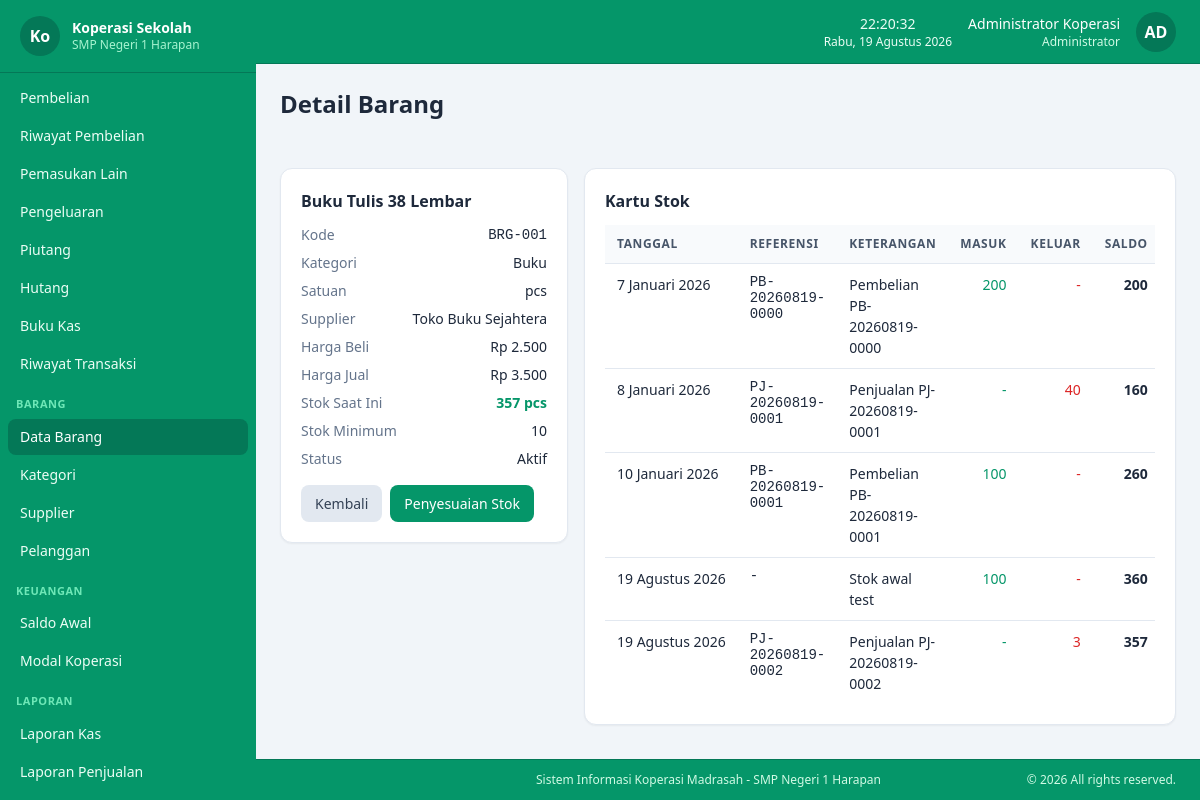
/master/barang/show/1 (signed in), run on the app's committed database.
### tables this page shows
CREATE TABLE koperasi_profile (
  id             TINYINT UNSIGNED NOT NULL DEFAULT 1,
  nama_koperasi  VARCHAR(100)     NOT NULL DEFAULT '',
  nama_sekolah   VARCHAR(150)     NOT NULL DEFAULT '',
  alamat         TEXT             NULL,
  telepon        VARCHAR(30)      NULL,
  email          VARCHAR(100)     NULL,
  logo           VARCHAR(255)     NULL,
  nama_ketua     VARCHAR(100)     NULL,
  nama_bendahara VARCHAR(100)     NULL,
  created_at     TIMESTAMP        NOT NULL DEFAULT CURRENT_TIMESTAMP,
  updated_at     TIMESTAMP        NOT NULL DEFAULT CURRENT_TIMESTAMP ON UPDATE CURRENT_TIMESTAMP,
  PRIMARY KEY (id)
);

CREATE TABLE users (
  id                   BIGINT UNSIGNED NOT NULL AUTO_INCREMENT,
  role_id              TINYINT UNSIGNED NOT NULL,
  username             VARCHAR(50)      NOT NULL UNIQUE,
  name                 VARCHAR(100)     NOT NULL,
  password_hash        VARCHAR(255)     NOT NULL,
  must_change_password TINYINT(1)       NOT NULL DEFAULT 0,
  is_active            TINYINT(1)       NOT NULL DEFAULT 1,
  created_at           TIMESTAMP        NOT NULL DEFAULT CURRENT_TIMESTAMP,
  updated_at           TIMESTAMP        NOT NULL DEFAULT CURRENT_TIMESTAMP ON UPDATE CURRENT_TIMESTAMP,
  PRIMARY KEY (id),
  CONSTRAINT fk_users_role FOREIGN KEY (role_id) REFERENCES roles(id) ON UPDATE CASCADE
);

CREATE TABLE roles (
  id            TINYINT UNSIGNED NOT NULL AUTO_INCREMENT,
  name          VARCHAR(50)      NOT NULL UNIQUE,
  description   VARCHAR(255)     NULL,
  created_at    TIMESTAMP        NOT NULL DEFAULT CURRENT_TIMESTAMP,
  updated_at    TIMESTAMP        NOT NULL DEFAULT CURRENT_TIMESTAMP ON UPDATE CURRENT_TIMESTAMP,
  PRIMARY KEY (id)
);

CREATE TABLE products (
  id            BIGINT UNSIGNED  NOT NULL AUTO_INCREMENT,
  kode          VARCHAR(30)      NOT NULL UNIQUE,
  barcode       VARCHAR(50)      NULL,
  name          VARCHAR(150)     NOT NULL,
  category_id   BIGINT UNSIGNED  NULL,
  satuan        VARCHAR(20)      NOT NULL DEFAULT 'pcs',
  harga_beli    DECIMAL(15,2)    NOT NULL DEFAULT 0,
  harga_jual    DECIMAL(15,2)    NOT NULL DEFAULT 0,
  stock         DECIMAL(12,2)    NOT NULL DEFAULT 0,
  stock_minimum DECIMAL(12,2)    NOT NULL DEFAULT 0,
  supplier_id   BIGINT UNSIGNED  NULL,
  is_active     TINYINT(1)       NOT NULL DEFAULT 1,
  created_at    TIMESTAMP        NOT NULL DEFAULT CURRENT_TIMESTAMP,
  updated_at    TIMESTAMP        NOT NULL DEFAULT CURRENT_TIMESTAMP ON UPDATE CURRENT_TIMESTAMP,
  PRIMARY KEY (id),
  KEY idx_products_name (name),
  KEY idx_products_category (category_id),
  KEY idx_products_supplier (supplier_id),
  CONSTRAINT fk_products_category FOREIGN KEY (category_id) REFERENCES categories(id) ON DELETE SET NULL ON UPDATE CASCADE,
  CONSTRAINT fk_products_supplier FOREIGN KEY (supplier_id) REFERENCES suppliers(id) ON DELETE SET NULL ON UPDATE CASCADE
);

CREATE TABLE categories (
  id         BIGINT UNSIGNED NOT NULL AUTO_INCREMENT,
  name       VARCHAR(100)    NOT NULL,
  type       ENUM('barang','pemasukan','pengeluaran') NOT NULL,
  created_at TIMESTAMP       NOT NULL DEFAULT CURRENT_TIMESTAMP,
  updated_at TIMESTAMP       NOT NULL DEFAULT CURRENT_TIMESTAMP ON UPDATE CURRENT_TIMESTAMP,
  PRIMARY KEY (id),
  UNIQUE KEY uq_category (type, name),
  KEY idx_categories_type (type)
);

CREATE TABLE suppliers (
  id         BIGINT UNSIGNED NOT NULL AUTO_INCREMENT,
  name       VARCHAR(150)    NOT NULL,
  phone      VARCHAR(30)     NULL,
  address    TEXT            NULL,
  is_active  TINYINT(1)      NOT NULL DEFAULT 1,
  created_at TIMESTAMP       NOT NULL DEFAULT CURRENT_TIMESTAMP,
  updated_at TIMESTAMP       NOT NULL DEFAULT CURRENT_TIMESTAMP ON UPDATE CURRENT_TIMESTAMP,
  PRIMARY KEY (id),
  KEY idx_suppliers_name (name)
);

CREATE TABLE stock_movements (
  id           BIGINT UNSIGNED NOT NULL AUTO_INCREMENT,
  product_id   BIGINT UNSIGNED NOT NULL,
  tahun_ajaran VARCHAR(9)      NOT NULL,
  tanggal      DATE            NOT NULL,
  no_referensi VARCHAR(30)     NULL,
  type         ENUM('masuk','keluar','penyesuaian') NOT NULL,
  qty          DECIMAL(12,2)   NOT NULL DEFAULT 0,
  keterangan   VARCHAR(255)    NULL,
  status       ENUM('AKTIF','DIBATALKAN') NOT NULL DEFAULT 'AKTIF',
  user_id      BIGINT UNSIGNED NULL,
  created_at   TIMESTAMP       NOT NULL DEFAULT CURRENT_TIMESTAMP,
  updated_at   TIMESTAMP       NOT NULL DEFAULT CURRENT_TIMESTAMP ON UPDATE CURRENT_TIMESTAMP,
  PRIMARY KEY (id),
  KEY idx_stock_product (product_id),
  KEY idx_stock_tahun_ajaran (tahun_ajaran),
  KEY idx_stock_tanggal (tanggal),
  KEY idx_stock_status (status),
  CONSTRAINT fk_stock_product FOREIGN KEY (product_id) REFERENCES products(id) ON DELETE RESTRICT ON UPDATE CASCADE
);

### app/views/barang/detail.php (the view, shortened to what the rows shown need)
<?php $canEdit = has_role('Administrator') || has_role('Bendahara'); ?>
<div class="grid grid-cols-1 lg:grid-cols-3 gap-4">
    <div class="lg:col-span-1 space-y-4">
        <div class="bg-white rounded-xl shadow-sm border border-slate-200 p-5">
            <h2 class="font-semibold text-slate-800 mb-3"><?= e($barang['name']) ?></h2>
            <dl class="text-sm space-y-2">
                <div class="flex justify-between"><dt class="text-slate-500">Kode</dt><dd class="font-mono"><?= e($barang['kode']) ?></dd></div>
                <div class="flex justify-between"><dt class="text-slate-500">Kategori</dt><dd><?= e($barang['kategori'] ?? '-') ?></dd></div>
                <div class="flex justify-between"><dt class="text-slate-500">Satuan</dt><dd><?= e($barang['satuan']) ?></dd></div>
                <div class="flex justify-between"><dt class="text-slate-500">Supplier</dt><dd><?= e($barang['supplier_name'] ?? '-') ?></dd></div>
                <div class="flex justify-between"><dt class="text-slate-500">Harga Beli</dt><dd><?= rupiah($barang['harga_beli']) ?></dd></div>
                <div class="flex justify-between"><dt class="text-slate-500">Harga Jual</dt><dd><?= rupiah($barang['harga_jual']) ?></dd></div>
                <div class="flex justify-between"><dt class="text-slate-500">Stok Saat Ini</dt><dd class="font-bold <?= (float)$barang['stock'] <= (float)$barang['stock_minimum'] ? 'text-red-600' : 'text-emerald-600' ?>"><?= angka($barang['stock']) ?> <?= e($barang['satuan']) ?></dd></div>
                <div class="flex justify-between"><dt class="text-slate-500">Stok Minimum</dt><dd><?= angka($barang['stock_minimum']) ?></dd></div>
                <div class="flex justify-between"><dt class="text-slate-500">Status</dt><dd><?= (int)$barang['is_active'] === 1 ? 'Aktif' : 'Nonaktif' ?></dd></div>
            </dl>
            <div class="flex gap-2 mt-4">
                <a href="<?= url('barang') ?>" class="btn btn-secondary"><?= icon('chevron-left', 'w-4 h-4') ?> Kembali</a>
                <?php if ($canEdit): ?>
                    <a href="<?= url('barang', ['action' => 'adjust', 'id' => $barang['id']]) ?>" class="btn btn-primary"><?= icon('sliders', 'w-4 h-4') ?> Penyesuaian Stok</a>
                <?php endif; ?>
            </div>
        </div>
    </div>
    <div class="lg:col-span-2">
        <div class="bg-white rounded-xl shadow-sm border border-slate-200 p-5">
            <h2 class="font-semibold text-slate-800 mb-3">Kartu Stok</h2>
            <div class="table-wrap">
                <table>
                    <thead><tr><th>Tanggal</th><th>Referensi</th><th>Keterangan</th><th class="text-right">Masuk</th><th class="text-right">Keluar</th><th class="text-right">Saldo</th></tr></thead>
                    <tbody>
                    <?php if (empty($movements)): ?>
                        <tr><td colspan="6" class="text-center text-slate-400 py-8">Belum ada mutasi stok.</td></tr>
                    <?php else: foreach ($movements as $m): ?>
                        <tr>
                            <td class="whitespace-nowrap"><?= tanggal($m['tanggal']) ?></td>
                            <td class="font-mono text-xs"><?= e($m['no_referensi'] ?? '-') ?></td>
                            <td><?= e($m['keterangan']) ?></td>
                            <td class="text-right text-emerald-600 font-medium"><?= $m['type'] === 'masuk' || ($m['type'] === 'penyesuaian' && $m['qty'] > 0) ? angka(abs($m['qty'])) : '-' ?></td>
                            <td class="text-right text-red-600 font-medium"><?= $m['type'] === 'keluar' || ($m['type'] === 'penyesuaian' && $m['qty'] < 0) ? angka(abs($m['qty'])) : '-' ?></td>
                            <td class="text-right font-bold"><?= angka($m['saldo']) ?></td>
                        </tr>
                    <?php endforeach; endif; ?>
                    </tbody>
                </table>
            </div>
        </div>
    </div>
</div>

### app/views/layouts/app.php (shortened to what the rows shown need)
<?php
$user = current_user();
$profile = koperasi_profile();
?>
<!DOCTYPE html>
<html lang="id">
<head>
<script src="<?= asset('assets/js/tailwind.min.js') ?>"></script>
<link rel="stylesheet" href="<?= asset('assets/vendor/sweetalert2/sweetalert2.min.css') ?>">
<link rel="stylesheet" href="<?= asset('assets/css/app.css') ?>">
</head>
<body class="bg-slate-100 text-slate-800 flex flex-col min-h-screen">
<div id="sidebar" class="fixed inset-y-0 left-0 z-40 w-64 bg-emerald-600 text-emerald-50 transform -translate-x-full lg:translate-x-0 transition-transform duration-200 flex flex-col">
    <div class="flex items-center gap-3 px-5 py-4 border-b border-emerald-700 shrink-0 sticky top-0 bg-emerald-600 z-10">
        <?php if (!empty($profile['logo']) && file_exists(UPLOAD_DIR . '/' . $profile['logo'])): ?>
            <img src="<?= asset('uploads/' . e($profile['logo'])) ?>" class="h-10 w-10 object-cover drop-shadow-[0_0_4px_rgba(255,255,255,0.8)]" alt="logo">
        <?php else: ?>
            <div class="h-10 w-10 rounded-full bg-emerald-700 flex items-center justify-center font-bold text-white"><?= e(mb_substr($profile['nama_koperasi'] ?? 'KS', 0, 2)) ?></div>
        <?php endif; ?>
        <div>
            <div class="font-semibold text-sm leading-tight text-white"><?= e($profile['nama_koperasi'] ?? APP_NAME) ?></div>
            <div class="text-xs text-emerald-200 truncate"><?= e($profile['nama_sekolah'] ?? '') ?></div>
        </div>
    </div>
</div>
<div class="lg:pl-64 flex flex-col flex-1 min-h-0">
    <header class="sticky top-0 z-20 bg-emerald-600 border-b border-emerald-700 px-4 sm:px-6 h-16 flex items-center justify-between shrink-0">
        <div class="flex items-center gap-4">
            <div class="text-center text-emerald-50" id="datetime">
                <div class="text-sm font-medium" id="clock-time"></div>
                <div class="text-xs" id="clock-date"></div>
            </div>
            <div class="text-right hidden sm:block">
                <div class="text-sm font-medium text-white"><?= e($user['name']) ?></div>
                <div class="text-xs text-emerald-100"><?= e($user['role_name']) ?></div>
            </div>
            <div class="h-10 w-10 rounded-full bg-emerald-700 text-white flex items-center justify-center font-bold">
                <?= e(strtoupper(mb_substr($user['name'], 0, 2))) ?>
            </div>
        </div>
    </header>
    <div class="px-4 sm:px-6 py-4 sm:py-6">
        <h1 class="text-xl sm:text-2xl font-bold text-slate-800"><?= e($pageTitle ?? 'Dashboard') ?></h1>
    </div>
    <main class="flex-1 p-4 sm:p-6 pb-12">
        <?= $content ?>
    </main>
    <footer class="bg-emerald-600 border-t border-emerald-700 lg:pl-64">
        <div class="max-w-full mx-auto px-4 sm:px-6 py-3">
            <div class="flex flex-col sm:flex-row justify-between items-center gap-2 text-xs text-emerald-100">
                <span>Sistem Informasi Koperasi Madrasah - <?= e($profile['nama_sekolah'] ?? 'Nama Sekolah') ?></span>
                <span>&copy; <?= date('Y') ?> All rights reserved.</span>
            </div>
        </div>
    </footer>
</div>
</body>
</html>

### data on the page
koperasi_profile: nama_koperasi "Ko", nama_koperasi "Koperasi Sekolah", nama_sekolah "SMP Negeri 1 Harapan"
users: name "Administrator Koperasi", role.name "Administrator", name "AD"
products: name "Buku Tulis 38 Lembar", kode "BRG-001", category.name "Buku", satuan "pcs", supplier.name "Toko Buku Sejahtera", harga_beli "Rp 2.500", harga_jual "Rp 3.500", stock "357", stock_minimum "10"
stock_movements: tanggal "7 Januari 2026", no_referensi "PB-20260819-0000", keterangan "Pembelian PB-20260819-0000", qty "200", saldo "200"
stock_movements: tanggal "8 Januari 2026", no_referensi "PJ-20260819-0001", keterangan "Penjualan PJ-20260819-0001", qty "40", saldo "160"
stock_movements: tanggal "10 Januari 2026", no_referensi "PB-20260819-0001", keterangan "Pembelian PB-20260819-0001", qty "100", saldo "260"
stock_movements: tanggal "19 Agustus 2026", no_referensi "-", keterangan "Stok awal test", qty "100", saldo "360"
stock_movements: tanggal "19 Agustus 2026", no_referensi "PJ-20260819-0002", keterangan "Penjualan PJ-20260819-0002", qty "3", saldo "357"

### other printed values
$label "Pembelian"
$label "Riwayat Pembelian"
$label "Pemasukan Lain"
$label "Pengeluaran"
$label "Piutang"
$label "Hutang"
$label "Buku Kas"
$label "Riwayat Transaksi"
$group "BARANG"
$label "Data Barang"
$label "Kategori"
$label "Supplier"
$label "Pelanggan"
$group "KEUANGAN"
$label "Saldo Awal"
